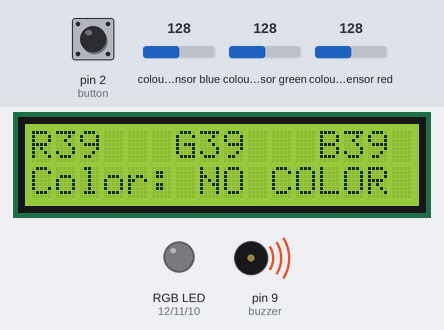
A sketch run on a simulated Arduino Uno, built with avr-gcc and run on an emulated ATmega328P. Shown: 16×2 character LCD, an RGB LED mixed from three pins (HIGH = lit), buzzer (waves = sounding). Wiring (inferred from the names in the program): TCS3200 colour sensor: output pin 8; S2 pin 6; S3 pin 7; S0 pin 4; S1 pin 5. The test bench sets the inputs (shaded band); at power-on: pin 2 (button) HIGH, colour sensor blue 128, colour sensor green 128, colour sensor red 128. Pins used as bus, display or sensor lines are not drawn.

Above: at 1.3 s.
1.4 s: pin 2 (button) pulled LOW for 0.15 s
At 2.1 s:
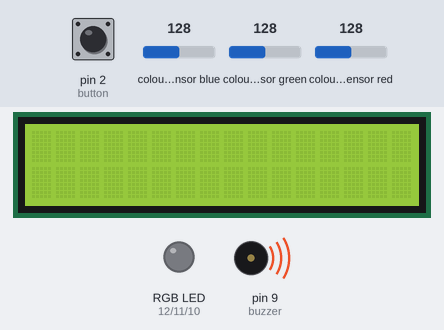
3.0 s: colour sensor blue set to 5
At 3.8 s:
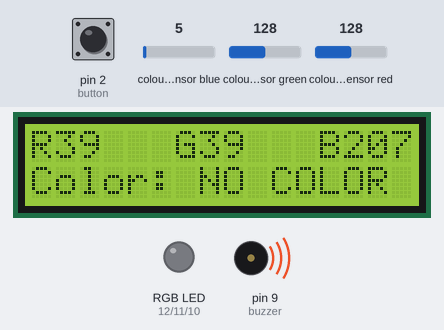
4.7 s: colour sensor green set to 5
At 6.1 s:
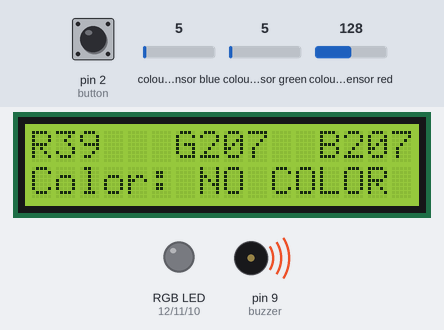
6.9 s: colour sensor red set to 5
At 8.3 s:
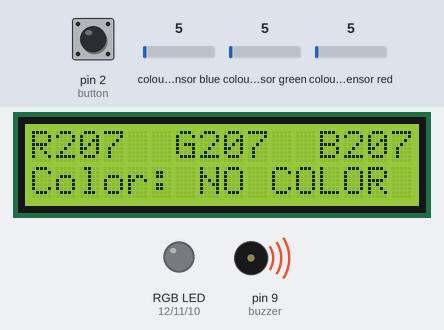
9.0 s: colour sensor blue set to 64
At 10.6 s:
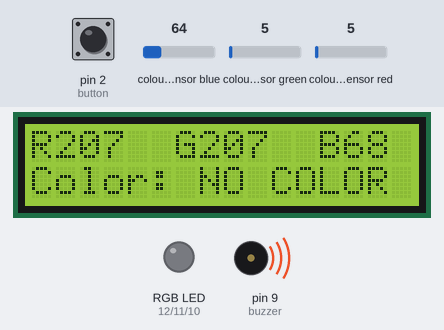
11.1 s: pin 2 (button) pulled LOW for 3.2 s
At 12.4 s:
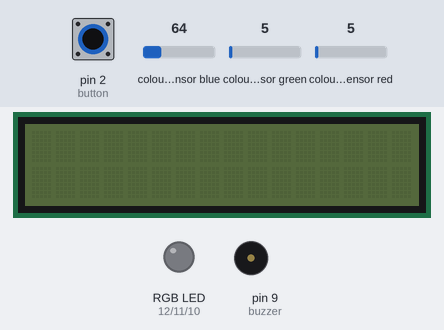
Timing chart, 0 to 15.8 s (numbered marks = the images above; inputs shaded):
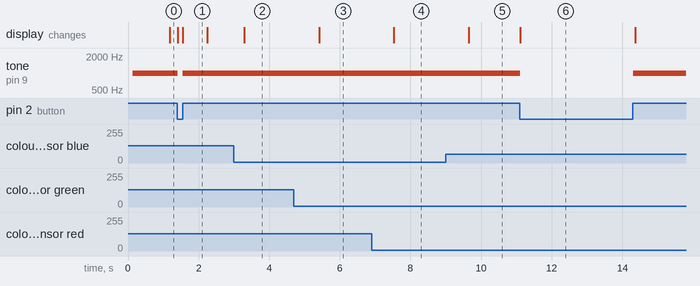

Measured:
- after the input at 1.4 s, tone on pin 9 (buzzer): 1000 Hz → silent at once, → 1000 Hz 0.15 s later; the display: first changes at once (image 1 shows a later state)
- after the input at 3.0 s, the display: changes after 0.30 s (image 2)
- after the input at 4.7 s, the display: changes after 0.71 s (image 3)
- after the input at 6.9 s, the display: changes after 0.63 s (image 4)
- after the input at 9.0 s, the display: changes after 0.65 s (image 5)
- after the input at 11.1 s, tone on pin 9 (buzzer): 1000 Hz → silent at once, → 1000 Hz 3.2 s later; the display: changes at once (image 6)
- what the display in image 1 shows lasts 0.6 s, from 1.6 s to 2.2 s

The sketch:

sketch_oct21a.ino
```cpp
#include <LiquidCrystal_I2C.h>
#include <Wire.h>

#define s0 4 //Grey Wire
#define s1 5 //Purple
#define s2 6 //Yellow
#define s3 7 //Green
#define outPin 8 //Orange

//RGB
int red_light = 12; //Red
int green_light = 11; //Green
int blue_light = 10; //Blue

//Buzzer
const int buzzer = 9; //Orange

//Button
const int button = 2; //White

int red, green, blue;
String color = "";
long start = 0;
long elapsed = 0;

LiquidCrystal_I2C lcd(0x27, 16, 2);

void setup() {
  pinMode(s0, OUTPUT);
  pinMode(s1, OUTPUT);
  pinMode(s2, OUTPUT);
  pinMode(s3, OUTPUT);
  pinMode(outPin, INPUT);
  digitalWrite(s0, HIGH);
  digitalWrite(s1, LOW);
  pinMode(red_light, OUTPUT);
  pinMode(green_light, OUTPUT);
  pinMode(blue_light, OUTPUT);
  pinMode(buzzer, OUTPUT);
  pinMode(button, INPUT);
  Serial.begin(9600);
  lcd.begin(16, 2);
  lcd.init();
  lcd.backlight();

  start = millis();
}

void loop() {

  while(digitalRead(button) == HIGH)
  {
    lcd.backlight();
    runProgram();
  }
  if(digitalRead(button) == LOW)
  {
    red = 255;
    green = 255;
    blue = 255;
    RGB_color(0, 0, 0);
    lcd.noBacklight();
    lcd.clear();
    noTone(buzzer);
  }
}

void runProgram()
{
    findColor();
  elapsed = millis() - start;
  if (elapsed > 1000)
  {
    showDataLCD();
    start = millis();
  }
}

void readRGB()
{
  red = 0;
  green = 0;
  blue = 0;
  int n = 10;
  digitalWrite(s2, LOW);
  digitalWrite(s3, LOW);
  red = red + pulseIn(outPin, LOW);

  digitalWrite(s2, HIGH);
  digitalWrite(s3, HIGH);
  green = green + pulseIn(outPin, LOW);

  digitalWrite(s2, LOW);
  digitalWrite(s3, HIGH);
  blue = blue + pulseIn(outPin, LOW);
}//readRGB

void findColor()
{
  readRGB();
  if (red > 8 && red < 23 && green > 20 && green < 33 && blue > 24 && blue < 30)
  {
    color = "WHITE";
    RGB_color(255, 255, 255);
    noTone(buzzer);
  }
  else if (red > 20 && red < 31 && green > 57 && green < 70 && blue > 45 && blue < 59)
  {
    color = "RED";
    RGB_color(255, 0, 0);
    noTone(buzzer);
  }
  else if (red > 50 && red < 62 && green > 48 && green < 54 && blue > 54 && blue < 69)
  {
    color = "GREEN";
    RGB_color(0, 255, 0);
    noTone(buzzer);
  }
  else if (red > 10 && red < 25 && green > 10 && green < 36 && blue > 30 && blue < 55)
  {
    color = "YELLOW";
    RGB_color(255, 255, 0);
    noTone(buzzer);
  }
  else if (red > 60 && red < 125 && green > 65 && green < 115 && blue > 32 && blue < 65)
  {
    color = "BLUE";
    RGB_color(0, 0, 255);
    noTone(buzzer);
  }
  else if (red > 25 && red < 30 && green > 66 && green < 79 && blue > 39 && blue < 49)
  {
    color = "PINK";
    RGB_color(255, 125, 255);
    noTone(buzzer);
  }
  else if (red > 54 && red < 64 && green > 43 && green < 52 && blue > 29 && blue < 37)
  {
    color = "CYAN";
    RGB_color(0, 255, 255);
    noTone(buzzer);
  }
  else
  {
    color = "NO COLOR";
    RGB_color(0, 0, 0);
    tone(buzzer, 1000);
  }
}//findColor

void showDataLCD(void)
{
  lcd.clear();
  lcd.setCursor (0,0);
  lcd.print("R");
  lcd.setCursor (1,0);
  lcd.print("    ");
  lcd.setCursor (1,0);
  lcd.print(red);
  lcd.setCursor (5,0);
  lcd.print(" G");
  lcd.setCursor (7,0);
  lcd.print("    ");
  lcd.setCursor (7,0);
  lcd.print(green);
  lcd.setCursor (12,0);
  lcd.print("B");
  lcd.setCursor (13,0);
  lcd.print("    ");
  lcd.setCursor (13,0);
  lcd.print(blue);

  lcd.setCursor (0,1);
  lcd.print("Color: ");
  lcd.setCursor (7,1);
  lcd.print("        ");
  lcd.setCursor (7,1);
  lcd.print(color);

}//showDataLCD

void RGB_color(int red_light_value, int green_light_value, int blue_light_value)
{
  analogWrite(red_light, red_light_value);
  analogWrite(green_light, green_light_value);
  analogWrite(blue_light, blue_light_value);
}//RGB_color
```
